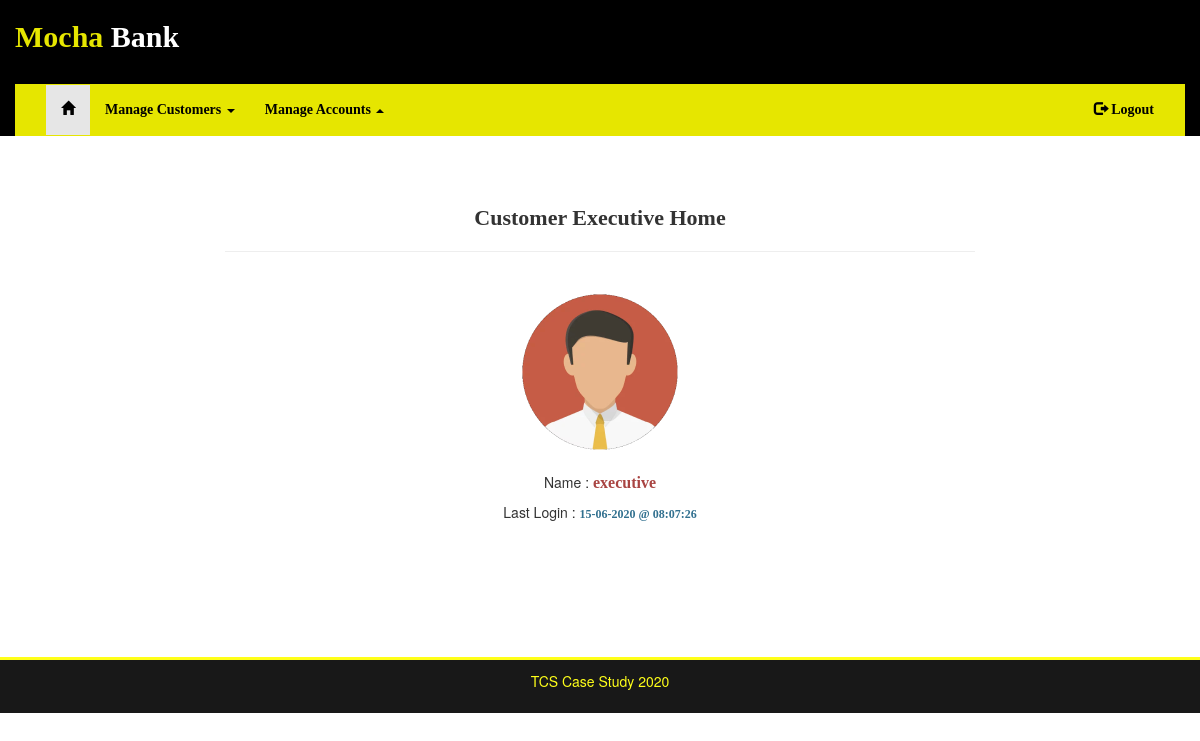
The app's page /customer (signed in), older data.
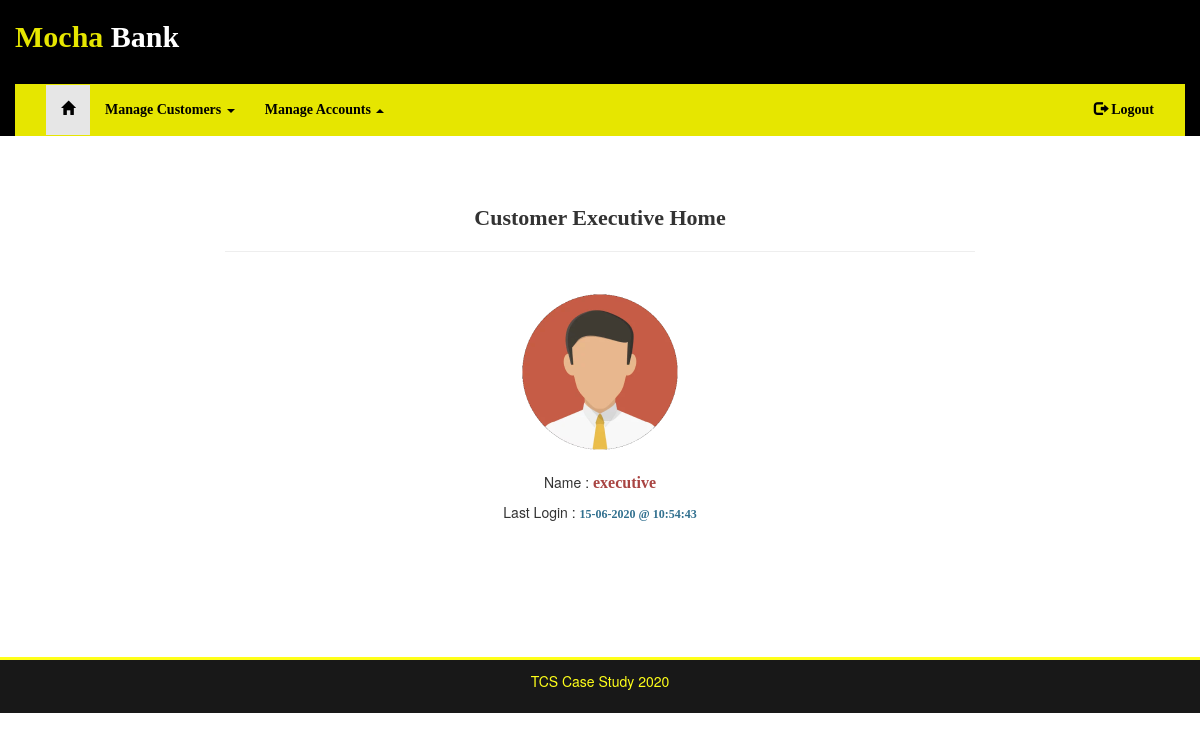
The same page, newer data.
### bank/models.py (models this page shows, shortened)
class Login(UserMixin, db.Model):
    id = db.Column(db.Integer, primary_key=True)
    uname = db.Column(db.String(20), index=False, unique=True)
    password = db.Column(db.String(128), index=False, unique=False)
    role = db.Column(db.String(20), index=False, unique=False)
    last_login = db.Column(db.DateTime, index=False, unique=False)

### bank/routes.py (the view)
@app.route('/customer')
@login_required
def customer_home():
    return render_template('customer_home.html', page='customer_home')

### bank/models.py (called while the page is built)
@login.user_loader
def load_user(id):
    return db.session.query(Login).filter(Login.id==int(id)).first()

### bank/templates/customer_home.html (shortened to what this page needs)
{% extends 'base.html' %}
{% block nav %}
    {% include 'includes/customer_nav.html' %}
{% endblock %}
{% block content %}
    <h4 class="text-center" style="font:bold 22px Impact">Customer Executive Home</h4>
    <hr>
    <br>
    <div class="text-center">
        <img src="{{ url_for('static', filename='images/user.png') }}" class="img-rounded" alt="User Image">
        <br>
        <br>
        <p>Name : <span class="text-danger" style="font:bold 16px Tahoma;">{{ current_user.uname }}</span style="font:bold 16px Tahoma;"></p>
        <p>Last Login : <span class="text-info" style="font:bold 12px Tahoma;">{{ current_user.last_login.strftime("%d-%m-%Y @ %H:%M:%S") }}</span style="font:bold 16px Tahoma;"></p>
    </div>
    <br>
{% endblock %}

### bank/templates/base.html (shortened to what this page needs)
<!DOCTYPE html>
<html lang="en">
<head>
  <link rel="stylesheet" href="http://maxcdn.bootstrapcdn.com/bootstrap/3.3.6/css/bootstrap.min.css">
</head>
<body>
    <header class="container-fluid" style="background-color: black;">
        <h2 style="font: bolder 30px Impact;"><span style="color:yellow; opacity: 0.9;">Mocha </span><span style="color:white">Bank</span></h2>
        <br>
        {% block nav %}
        {% endblock %}
    </header>
    <div class="container">
        <div class="row">
            <div class="col-sm-offset-2 col-sm-8" style="padding-top: 5%;padding-bottom: 9%;">
                {% block content %}
                {% endblock %}
            </div>
        </div>
    </div>
    <footer class="container-fluid text-center bg-primary" style="background-color:black;color:yellow;opacity: 0.9;border-top:3px solid yellow;">
        <p style="padding:1%">TCS Case Study 2020</p>
    </footer>
</body>
</html>

### bank/templates/includes/customer_nav.html (shortened to what this page needs)
<nav class="navbar container" style="border-radius: 0%; background-color:yellow; opacity: 0.9;;margin-bottom: 0%;">
    <div class="container-fluid">
        <ul class="nav navbar-nav">
            <li class="{% if page=='customer_home' %}active{% endif %}"><a href="{{ url_for('customer_home') }}"><span class="glyphicon glyphicon-home"></span></a></li>
            <li class="dropdown {% if page.endswith('customer') %}active{% endif %}">
                <a class="dropdown-toggle" data-toggle="dropdown" href="#">Manage Customers
                <span class="caret"></span></a>
            </li>
        </ul>
        <ul class="nav navbar-nav">
            <li class="dropup {% if page.endswith('account') %}active{% endif %}">
                <a class="dropdown-toggle" data-toggle="dropdown" href="#">Manage Accounts
                <span class="caret"></span></a>
            </li>
        </ul>
        <ul class="nav navbar-nav navbar-right">
            <li><a href="{{ url_for('logout') }}"><span class="glyphicon glyphicon-log-out"></span> Logout</a></li>
        </ul>
    </div>
</nav>

### bank/templates/base.html (style rules this page uses)
a { color:black; }
li { background-color: yellow; color:black; font:bolder 14px tahoma; }
.active { background-color: white; }

Row changes from the older to the newer data that the page shows:
changed Login "executive": last_login "15-06-2020 @ 08:07:26" → "15-06-2020 @ 10:54:43"
